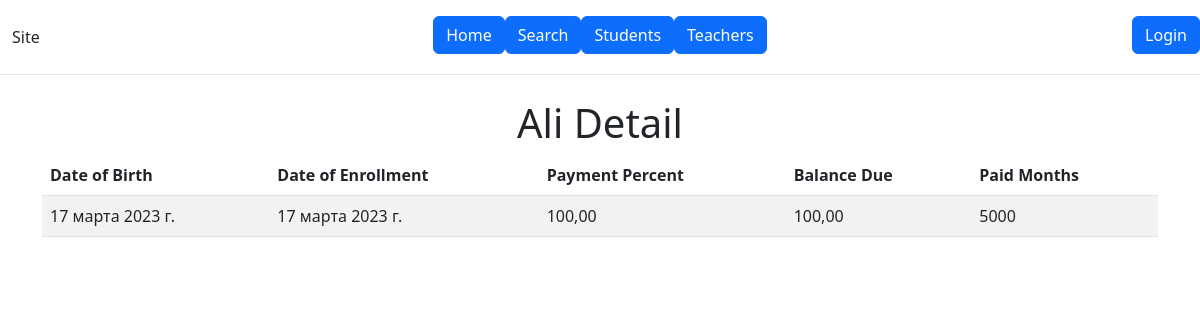
Page /student/Ali/ on the committed database.
### main/models.py (models this page shows, shortened)
class Student(models.Model):
    name = models.CharField(max_length=100)
    date_of_birth = models.DateField()
    date_of_enrollment = models.DateField()
    payment_percent = models.DecimalField(max_digits=5, decimal_places=2)
    balance_due = models.DecimalField(max_digits=10, decimal_places=2)
    paid_months = models.CharField(max_length=100)

### main/views.py (the view)
# urls.py: path('student/<str:name>/', views.student_detail, name='student_detail'),
def student_detail(request, name):
    student = Student.objects.get(name=name)
    context = {'student': student}
    return render(request, 'main/student_detail.html', context)

### main/templates/main/student_detail.html
{% extends 'main/base.html' %}
{% block content %}
  <center><h1>{{ student.name }} Detail</h1></center>
  <table class="table table-striped">
    <thead>
      <tr>
        <th>Date of Birth</th>
        <th>Date of Enrollment</th>
        <th>Payment Percent</th>
        <th>Balance Due</th>
        <th>Paid Months</th>
      </tr>
    </thead>
    <tbody>
      <tr>
        <td>{{ student.date_of_birth }}</td>
        <td>{{ student.date_of_enrollment }}</td>
        <td>{{ student.payment_percent }}</td>
        <td>{{ student.balance_due }}</td>
        <td>{{ student.paid_months }}</td>
      </tr>
    </tbody>
  </table>
{% endblock %}

### rows in the picture
Student: name "Ali", date_of_birth "17 марта 2023 г.", date_of_enrollment "17 марта 2023 г.", payment_percent "100,00", balance_due "100,00", paid_months "5000"
